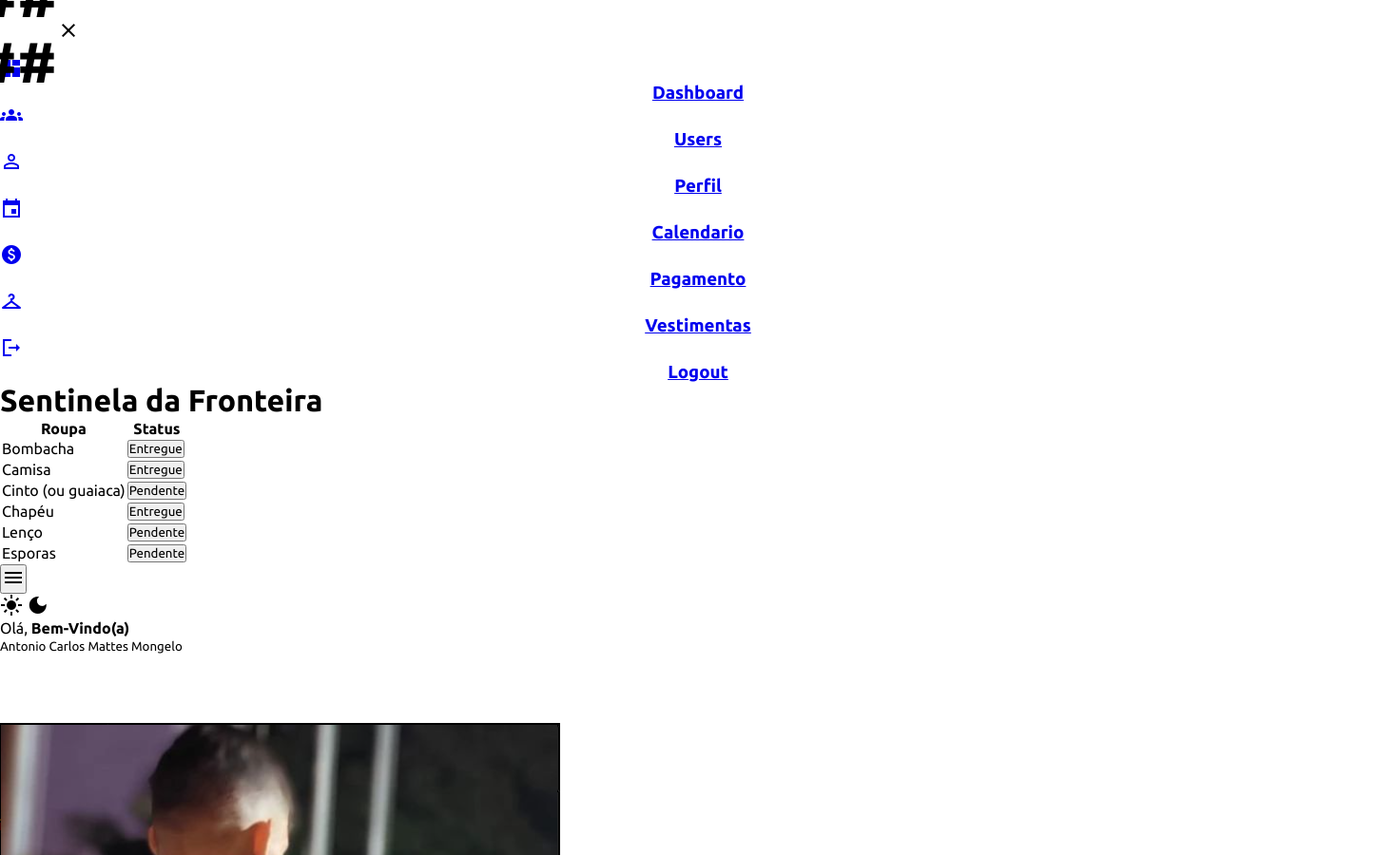
/acessorios/index.php (signed in, upper part), run on an earlier commit of the app's database.
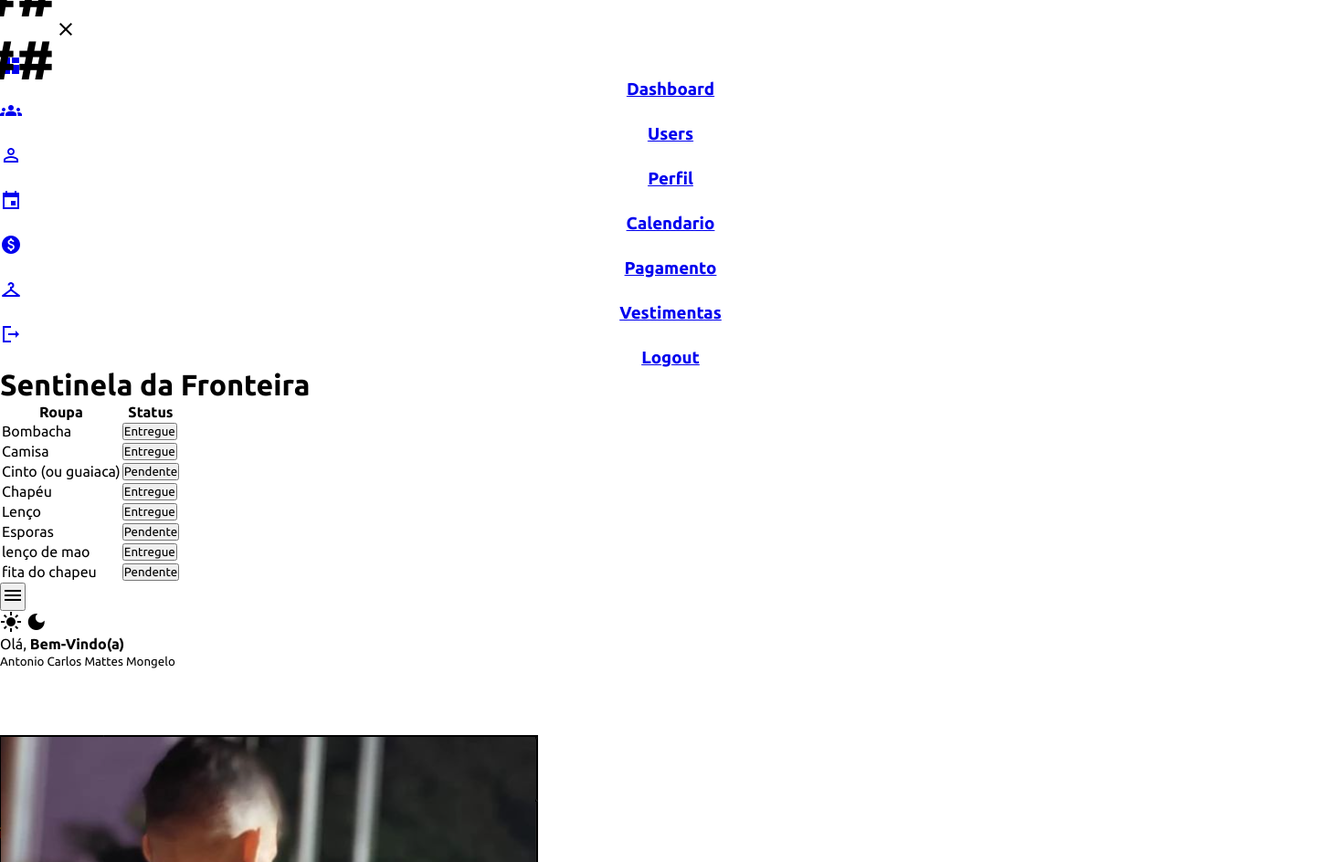
And on a later commit of the database.
### tables this page shows
CREATE TABLE IF NOT EXISTS `roupas` (
  `id` int NOT NULL AUTO_INCREMENT,
  `nome` varchar(255) NOT NULL,
  `status_devolucao` tinyint(1) DEFAULT '0',
  `id_usuario` int DEFAULT NULL,
  PRIMARY KEY (`id`),
  KEY `id_usuario` (`id_usuario`) USING BTREE
);

CREATE TABLE IF NOT EXISTS `usuario` (
  `id_usuario` int NOT NULL AUTO_INCREMENT,
  `statuss` int DEFAULT NULL,
  `nome` varchar(255) DEFAULT NULL,
  `email` varchar(255) DEFAULT NULL,
  `datas` date DEFAULT NULL,
  `CPF` varchar(14) DEFAULT NULL,
  `RG` varchar(11) DEFAULT NULL,
  `categoria` varchar(255) NOT NULL,
  `senha` varchar(255) DEFAULT NULL,
  `telefone` varchar(11) DEFAULT NULL,
  `matricula` varchar(255) DEFAULT NULL,
  `imagem` varchar(255) NOT NULL,
  `genero` varchar(255) NOT NULL,
  `endereco` varchar(255) NOT NULL,
  `responsavel` varchar(255) NOT NULL,
  `data_entrada` date NOT NULL,
  `tele_respon` varchar(11) NOT NULL,
  `idade` varchar(2) NOT NULL,
  `nom_dan` varchar(255) NOT NULL,
  `saldo` decimal(10,2) NOT NULL DEFAULT '0.00',
  PRIMARY KEY (`id_usuario`),
  KEY `id_usuario` (`id_usuario`) USING BTREE
);

### acessorios/index.php (the view, shortened to what this page needs)
<?php
include ("conexao.php");
$sql_roupas_usuario = "SELECT * FROM roupas WHERE id_usuario = " . $_SESSION['id_usuario'];
$resultado_roupas_usuario = mysqli_query($conexao, $sql_roupas_usuario);
$sql = "SELECT * FROM usuario WHERE id_usuario = " . $_SESSION['id_usuario'];
$resultado = mysqli_query($conexao, $sql);
$dados = mysqli_fetch_assoc($resultado);
?>
<!DOCTYPE html>
<html lang="en">
<head>
    <link rel="stylesheet" href="css/style.css">
</head>
<body>
    <div class="container">
        <aside>
            <div class="toggle">
                <div class="logo">
                    <h2>## <span class="danger"> ## </span></h2>
                </div>
                <div class="close" id="close-btn">
                    <span class="material-icons-sharp">
                    </span>
                </div>
            </div>
            <div class="sidebar">
                <a href="../dashboard.php">
                    <span class="material-icons-sharp">
                    </span>
                    <h3>Dashboard</h3>
                </a>
                <a href="../participantes">
                    <span class="material-icons-sharp">
                    </span>
                    <h3>Users</h3>
                </a>
                <a href="../perfil.php">
                    <span class="material-icons-sharp">
                    </span>
                    <h3>Perfil</h3>
                </a>
                <a href="../calen">
                    <span class="material-icons-sharp">
                    </span>
                    <h3>Calendario</h3>
                </a>
                <a href="../pagamento">
                    <span class="material-icons-sharp">
                    </span>
                    <h3>Pagamento</h3>
                </a>
                <a href="../acessorios" class="active">
                    <span class="material-icons-sharp">
                    </span>
                    <h3>Vestimentas</h3>
                </a>
                <a href="../logout.php">
                    <span class="material-icons-sharp">
                    </span>
                    <h3>Logout</h3>
                </a>
            </div>
        </aside>
        <main>
            <h1>Sentinela da Fronteira</h1>
            <div class="box">
            <table class="striped">
        <tr>
            <th>Roupa</th>
            <th>Status</th>
    <tbody>
        <?php while ($row = mysqli_fetch_assoc($resultado_roupas_usuario)): ?>
            <tr>
                <td><?php echo $row['nome']; ?></td>
                <td>
                    <?php if ($row['status_devolucao'] == 0): ?>
                        <button type="button" class="btn_vermelho">Pendente</button>
                    <?php else: ?>
                        <button type="button" class="btn_verde">Entregue</button>
                    <?php endif; ?>
                </td>
            </tr>
        <?php endwhile; ?>
    </tbody>
</table>
            </div>
        </main>
        <div class="right-section">
            <div class="nav">
                <button id="menu-btn">
                    <span class="material-icons-sharp">
                    </span>
                </button>
                <div class="dark-mode">
                    <span class="material-icons-sharp active">
                    </span>
                    <span class="material-icons-sharp">
                    </span>
                </div>
                <div class="profile">
                    <div class="info">
                        <p>Olá, <b>Bem-Vindo(a)</b></p>
                        <small class="text-muted"><?php echo $dados['nome'] ?></small>
                    </div>
                    <div class="profile-photo">
                        <img src="../img/<?php echo $dados['imagem'] ?>" alt="user">
                    </div>
                </div>
            </div>
        </div>
    </div>
</body>
</html>

### acessorios/css/style.css (style rules this page uses)
* { font-family: "Ubuntu", sans-serif; margin: 0; padding: 0; box-sizing: border-box; }
img { position: relative; margin-top: 5%; }
body { min-height: 100vh; overflow-x: hidden; }
h2, h3 { text-align: center; }
:root { --background-dark: #2d3548; --text-light: rgba(255, 255, 255, 0.6); --text-lighter: rgba(255, 255, 255, 0.9); --spacing-s: 8px; --spacing-m: 16px; --spacing-l: 24px; --spacing-xl: 32px; --spacing-xxl: 64px; --width-container: 1200px; --blue: #2d3548; --white: #fff; --gray: #f5f5f5; --black1: #222; --black2: #999; }
.toggle { position: relative; width: 60px; height: 60px; display: flex; justify-content: center; align-items: center; font-size: 2.5rem; cursor: pointer; }

What changed in the data, as far as the page shows it:
changed roupas "Lenço": status_devolucao "Pendente" → "Entregue"
now on this page (row edited): roupas: nome "lenço de mao", status_devolucao "Entregue"
added roupas: nome "fita do chapeu", status_devolucao "Pendente"
